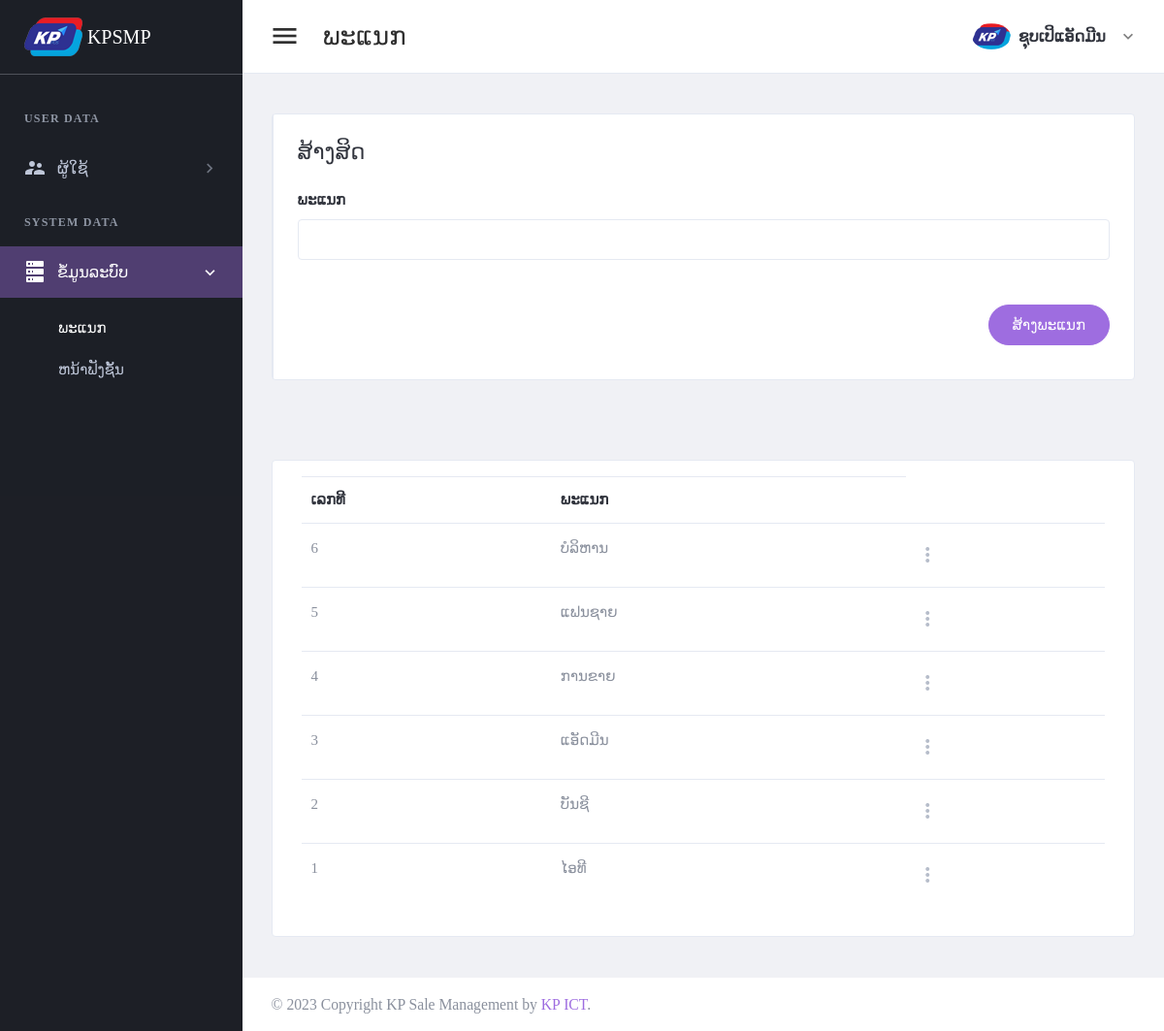
Page /page/depart.php (signed in) on the committed database.
### tables this page shows
CREATE TABLE `tbl_header_title` (
  `ht_id` int(11) NOT NULL,
  `ht_name` varchar(300) DEFAULT NULL
);

CREATE TABLE `tbl_sub_title` (
  `st_id` int(11) NOT NULL,
  `st_name` varchar(300) DEFAULT NULL,
  `icon_code` varchar(100) DEFAULT NULL,
  `ht_id` int(11) DEFAULT NULL
);

CREATE TABLE `tbl_page_title` (
  `pt_id` int(11) NOT NULL,
  `pt_name` varchar(300) DEFAULT NULL,
  `ptf_name` varchar(100) DEFAULT NULL,
  `st_id` int(11) DEFAULT NULL
);

CREATE TABLE `tbl_depart` (
  `dp_id` int(11) NOT NULL,
  `dp_name` varchar(150) DEFAULT NULL
);

### setting/checksession.php (called while the page is built, shortened)
<?php
	if($_SESSION['id_users'] == "" )
	{
	header("location:logout.php");
	}
	  else{
		$full_name = $_SESSION["full_name"];
		$role_id = $_SESSION["role_id"];
	}
?>

### page/depart.php (the view, shortened to what this page needs)
<?php
include("../setting/checksession.php");
include("../setting/conn.php");
$header_name = "ພະແນກ";
$header_click = "4";
?>
<!DOCTYPE html>
<html lang="en" dir="ltr">
<head>
    <?php
    include("../setting/callcss.php");
    ?>
</head>
<body class="navbar-fixed sidebar-fixed" id="body">
    <div class="wrapper">
        <?php include "menu.php"; ?>
        <div class="page-wrapper">
            <?php
            include "header.php";
            ?>
            <div class="content-wrapper">
                <div class="content">
                    <div class="email-wrapper rounded border bg-white">
                        <div class="row no-gutters justify-content-center">
                            <div class="col-xxl-12">
                                <div class="email-right-column  email-body p-4 p-xl-5">
                                    <div class="email-body-head mb-5 ">
                                        <h4 class="text-dark">ສ້າງສິດ</h4>
                                    </div>
                                    <form method="post" id="adddepart">
                                        <div class="row">
                                            <div class="col-lg-12">
                                                <div class="form-group">
                                                    <label for="firstName">ພະແນກ</label>
                                                    <input type="text" class="form-control" id="depart_name" name="depart_name" required>
                                                </div>
                                            </div>
                                        </div>
                                        <div class="d-flex justify-content-end mt-6">
                                            <button type="submit" class="btn btn-primary mb-2 btn-pill">ສ້າງພະແນກ</button>
                                        </div>
                                    </form>
                                </div>
                            </div>
                        </div>
                    </div>
                </div>
            </div>
            <div class="content-wrapper">
                <div class="content">
                    <div class="card card-default">
                        <div class="card-body">
                            <table id="productsTable" class="table table-hover table-product" style="width:100%">
                                <thead>
                                    <tr>
                                        <th>ເລກທີ</th>
                                        <th>ພະແນກ</th>
                                    </tr>
                                </thead>
                                <tbody>
                                    <?php
                                    $stmt4 = $conn->prepare("select dp_id,dp_name
                                    from tbl_depart
                                    order by dp_id desc ");
                                    $stmt4->execute();
                                    if ($stmt4->rowCount() > 0) {
                                        while ($row4 = $stmt4->fetch(PDO::FETCH_ASSOC)) {
                                            $dp_id = $row4['dp_id'];
                                            $dp_name = $row4['dp_name'];
                                    ?>
                                            <tr>
                                                <td><?php echo "$dp_id"; ?></td>
                                                <td><?php echo "$dp_name"; ?></td>
                                                <td>
                                                    <div class="dropdown">
                                                        <a class="dropdown-toggle icon-burger-mini" href="#" role="button" id="dropdownMenuLink" data-toggle="dropdown" aria-haspopup="true" aria-expanded="false" data-display="static">
                                                        </a>
                                                    </div>
                                                </td>
                                            </tr>
                                    <?php
                                        }
                                    }
                                    ?>
                                </tbody>
                            </table>
                        </div>
                    </div>
                </div>
            </div>
            <?php include "footer.php"; ?>
        </div>
    </div>
</body>
</html>

### setting/callcss.php (shortened to what this page needs)
<link href="../plugins/material/css/materialdesignicons.min.css" rel="stylesheet" />
<link href="../plugins/simplebar/simplebar.css" rel="stylesheet" />
<link href="../plugins/material/css/materialdesignicons.min.css" rel="stylesheet" />
<link href="../plugins/nprogress/nprogress.css" rel="stylesheet" />
<link id="main-css-href" rel="stylesheet" href="../css/3style.css" />
<link href="../plugins/prism/prism.css" rel="stylesheet" />
<link href="../plugins/DataTables/DataTables-1.10.18/css/jquery.dataTables.min.css" rel="stylesheet" />

### page/menu.php
<aside class="left-sidebar sidebar-dark" id="left-sidebar">
  <div id="sidebar" class="sidebar sidebar-with-footer">
    <div class="app-brand">
      <a href="index.php">
        <img src="../images/iconmenu.png" alt="Mono">
        <span class="brand-name"> KPSMP</span>
      </a>
    </div>
    <div class="sidebar-left" data-simplebar style="height: 100%;">
      <ul class="nav sidebar-inner" id="sidebar-menu">
        <?php
        $stmt = $conn->prepare(" SELECT distinct a.ht_id,ht_name
        FROM tbl_header_title a
        left join tbl_role_page b on a.ht_id = b.ht_id
        where role_id ='$role_id'
        order by  a.ht_id asc ");
        $stmt->execute();
        if ($stmt->rowCount() > 0) {
          while ($row = $stmt->fetch(PDO::FETCH_ASSOC)) {
            $ht_id = $row['ht_id'];
            $ht_name = $row['ht_name'];
        ?>
            <li class="section-title"> <?php echo "$ht_name"; ?></li>
            <?php
            $stmt1 = $conn->prepare("SELECT distinct a.st_id,st_name,role_id,icon_code
            FROM tbl_sub_title a
            left join tbl_role_page b on a.st_id = b.st_id
            where a.ht_id = '$ht_id' and role_id ='$role_id'
            order by a.st_id asc ");
            $stmt1->execute();
            if ($stmt1->rowCount() > 0) {
              while ($row1 = $stmt1->fetch(PDO::FETCH_ASSOC)) {
                $st_name = $row1['st_name'];
                $st_id = $row1['st_id'];
                $icon_code = $row1['icon_code'];
            ?>
                <li class='has-sub <?php if ($header_click == "$st_id") {  echo "active expand"; } ?>'>
                  <a class="sidenav-item-link" href="javascript:void(0)" data-toggle="collapse" data-target='#<?php echo "$st_name"; ?>' aria-expanded="false" aria-controls="<?php echo "$st_name"; ?>">
                    <i class="mdi <?php echo"$icon_code";?>"></i>
                    <span class="nav-text"> <?php echo "$st_name"; ?> </span> <b class="caret"></b>
                  </a>
                  <ul class='collapse <?php if ($header_click == "$st_id" ) { echo "show"; } ?>' id="<?php echo "$st_name"; ?>" data-parent="#sidebar-menu">
                    <div class="sub-menu">
                      <?php
                      $stmt2 = $conn->prepare(" SELECT pt_name,ptf_name
                      FROM tbl_page_title a
                      left join tbl_role_page b on a.pt_id = b.pt_id
                      where a.st_id = '$st_id' and role_id ='$role_id'
                      order by a.pt_id asc ");
                      $stmt2->execute();
                      if ($stmt2->rowCount() > 0) {
                        while ($row2 = $stmt2->fetch(PDO::FETCH_ASSOC)) {
                          $pt_name = $row2['pt_name'];
                      ?>
                          <li class="<?php if ($header_name ==  $row2['pt_name']) { echo "active"; } ?>">
                            <a class="sidenav-item-link" href='<?php echo $row2['ptf_name'] ?>'>
                              <span class="nav-text"><?php echo"$pt_name";?></span>
                            </a>
                          </li>
                      <?php
                        }
                      }
                      ?>
                    </div>
                  </ul>
              <?php
              }
            }
              ?>
                </li>
            <?php
          }
        }
            ?>
      </ul>
    </div>
  </div>
</aside>

### page/header.php (shortened to what this page needs)
<header class="main-header" id="header">
  <nav class="navbar navbar-expand-lg navbar-light" id="navbar">
    <button id="sidebar-toggler" class="sidebar-toggle">
    </button>
    <span class="page-title"><?php echo "$header_name"; ?></span>
    <div class="navbar-right ">
      <ul class="nav navbar-nav">
        <li class="dropdown user-menu">
          <button class="dropdown-toggle nav-link" data-toggle="dropdown">
            <img src="../images/iconmenu.png" class="user-image rounded-circle" alt="User Image" />
            <span class="d-none d-lg-inline-block"><?php echo "$full_name"; ?></span>
          </button>
        </li>
      </ul>
    </div>
  </nav>
</header>

### page/footer.php (shortened to what this page needs)
<footer class="footer mt-auto">
	<div class="copyright bg-white">
		<p>
			&copy; <span id="copy-year"></span> Copyright KP Sale Management by <a class="text-primary"> KP ICT</a>.
		</p>
	</div>
</footer>

### rows in the picture
tbl_header_title: ht_name "USER DATA"
tbl_sub_title: st_name "ຜູ້ໃຊ້"
tbl_header_title: ht_name "SYSTEM DATA"
tbl_sub_title: st_name "ຂໍ້ມູນລະບົບ"
tbl_page_title: pt_name "ພະແນກ"
tbl_page_title: pt_name "ຫນ້າຟັງຊັ້ນ"
tbl_depart: dp_id "6", dp_name "ບໍລິຫານ"
tbl_depart: dp_id "5", dp_name "ແຟນຊາຍ"
tbl_depart: dp_id "4", dp_name "ການຂາຍ"
tbl_depart: dp_id "3", dp_name "ແອັດມີນ"
tbl_depart: dp_id "2", dp_name "ບັນຊີ"
tbl_depart: dp_id "1", dp_name "ໄອທີ"

### other values in the picture
$header_name "ພະແນກ"
$full_name "ຊຸບເປິແອັດມີນ"
